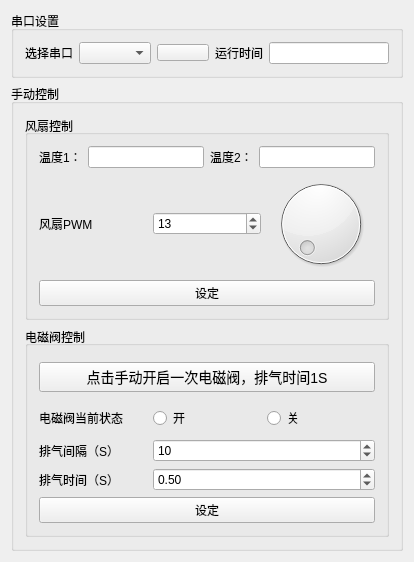
<?xml version="1.0" encoding="UTF-8"?>
<ui version="4.0">
 <class>MainWindow</class>
 <widget class="QMainWindow" name="MainWindow">
  <property name="geometry">
   <rect>
    <x>0</x>
    <y>0</y>
    <width>407</width>
    <height>481</height>
   </rect>
  </property>
  <property name="windowTitle">
   <string>MainWindow</string>
  </property>
  <property name="windowIcon">
   <iconset resource="image.qrc">
    <normaloff>:/img/Logo.png</normaloff>:/img/Logo.png</iconset>
  </property>
  <widget class="QWidget" name="centralWidget">
   <layout class="QGridLayout" name="gridLayout" columnstretch="0,0">
    <item row="2" column="0" colspan="2">
     <widget class="QGroupBox" name="GroupBoxSeries">
      <property name="title">
       <string>串口设置</string>
      </property>
      <property name="flat">
       <bool>false</bool>
      </property>
      <layout class="QGridLayout" name="gridLayout_4">
       <item row="0" column="2">
        <widget class="QLabel" name="label_26">
         <property name="text">
          <string>运行时间</string>
         </property>
        </widget>
       </item>
       <item row="0" column="0">
        <layout class="QHBoxLayout" name="horizontalLayout_4">
         <item>
          <widget class="QLabel" name="label_3">
           <property name="text">
            <string>选择串口</string>
           </property>
          </widget>
         </item>
         <item>
          <widget class="QComboBox" name="comboBoxSerial"/>
         </item>
         <item>
          <widget class="QPushButton" name="pushButtonSerial">
           <property name="minimumSize">
            <size>
             <width>52</width>
             <height>17</height>
            </size>
           </property>
           <property name="maximumSize">
            <size>
             <width>52</width>
             <height>17</height>
            </size>
           </property>
           <property name="styleSheet">
            <string notr="true">QPushButton
{
border-image: url(:/img/btncheckoff2.png);
}
QPushButton::checked
{
border-image: url(:/img/btncheckon2.png);
}
QPushButton::unchecked
{
border-image: url(:/img/btncheckoff2.png);
}</string>
           </property>
           <property name="text">
            <string/>
           </property>
           <property name="iconSize">
            <size>
             <width>87</width>
             <height>28</height>
            </size>
           </property>
          </widget>
         </item>
        </layout>
       </item>
       <item row="0" column="1">
        <spacer name="horizontalSpacer_3">
         <property name="orientation">
          <enum>Qt::Horizontal</enum>
         </property>
         <property name="sizeHint" stdset="0">
          <size>
           <width>40</width>
           <height>20</height>
          </size>
         </property>
        </spacer>
       </item>
       <item row="0" column="3">
        <widget class="QLineEdit" name="timeCount">
         <property name="minimumSize">
          <size>
           <width>120</width>
           <height>20</height>
          </size>
         </property>
        </widget>
       </item>
      </layout>
     </widget>
    </item>
    <item row="3" column="0" colspan="2">
     <widget class="QGroupBox" name="gridGroupBox">
      <property name="title">
       <string>手动控制</string>
      </property>
      <property name="flat">
       <bool>false</bool>
      </property>
      <layout class="QGridLayout" name="gridLayout_9">
       <item row="0" column="0">
        <widget class="QGroupBox" name="GroupBoxFan2">
         <property name="title">
          <string>风扇控制</string>
         </property>
         <property name="alignment">
          <set>Qt::AlignLeading|Qt::AlignLeft|Qt::AlignVCenter</set>
         </property>
         <property name="flat">
          <bool>false</bool>
         </property>
         <layout class="QGridLayout" name="gridLayout_13">
          <item row="5" column="0">
           <layout class="QHBoxLayout" name="horizontalLayout_14">
            <item>
             <widget class="QLabel" name="label_23">
              <property name="text">
               <string>风扇PWM</string>
              </property>
             </widget>
            </item>
            <item>
             <widget class="QSpinBox" name="spinBoxPWM">
              <property name="value">
               <number>13</number>
              </property>
             </widget>
            </item>
            <item>
             <widget class="QDial" name="dialPWM">
              <property name="minimumSize">
               <size>
                <width>100</width>
                <height>100</height>
               </size>
              </property>
              <property name="focusPolicy">
               <enum>Qt::ClickFocus</enum>
              </property>
              <property name="contextMenuPolicy">
               <enum>Qt::CustomContextMenu</enum>
              </property>
              <property name="orientation">
               <enum>Qt::Horizontal</enum>
              </property>
             </widget>
            </item>
           </layout>
          </item>
          <item row="6" column="0">
           <widget class="QPushButton" name="pushButtonSetPWM">
            <property name="text">
             <string>设定</string>
            </property>
           </widget>
          </item>
          <item row="0" column="0">
           <layout class="QHBoxLayout" name="horizontalLayout_3">
            <item>
             <widget class="QLabel" name="label_5">
              <property name="text">
               <string>温度1：</string>
              </property>
             </widget>
            </item>
            <item>
             <widget class="QLineEdit" name="lineEditT1"/>
            </item>
            <item>
             <widget class="QLabel" name="label_6">
              <property name="text">
               <string>温度2：</string>
              </property>
             </widget>
            </item>
            <item>
             <widget class="QLineEdit" name="lineEditT2"/>
            </item>
           </layout>
          </item>
         </layout>
        </widget>
       </item>
       <item row="1" column="0">
        <widget class="QGroupBox" name="gridGroupBox">
         <property name="title">
          <string>电磁阀控制</string>
         </property>
         <property name="alignment">
          <set>Qt::AlignLeading|Qt::AlignLeft|Qt::AlignVCenter</set>
         </property>
         <property name="flat">
          <bool>false</bool>
         </property>
         <layout class="QGridLayout" name="gridLayout_2">
          <item row="6" column="0">
           <widget class="QLabel" name="label_4">
            <property name="text">
             <string>排气时间（S）</string>
            </property>
           </widget>
          </item>
          <item row="6" column="1" colspan="2">
           <widget class="QDoubleSpinBox" name="doubleSpinBoxValveTime">
            <property name="maximum">
             <double>3.000000000000000</double>
            </property>
            <property name="singleStep">
             <double>0.100000000000000</double>
            </property>
            <property name="value">
             <double>0.500000000000000</double>
            </property>
           </widget>
          </item>
          <item row="5" column="0">
           <widget class="QLabel" name="label_2">
            <property name="text">
             <string>排气间隔（S）</string>
            </property>
           </widget>
          </item>
          <item row="5" column="1" colspan="2">
           <widget class="QSpinBox" name="spinBoxValveIntervals">
            <property name="minimum">
             <number>1</number>
            </property>
            <property name="maximum">
             <number>60</number>
            </property>
            <property name="value">
             <number>10</number>
            </property>
           </widget>
          </item>
          <item row="1" column="0" colspan="3">
           <layout class="QHBoxLayout" name="horizontalLayout">
            <property name="topMargin">
             <number>3</number>
            </property>
            <property name="bottomMargin">
             <number>3</number>
            </property>
            <item>
             <widget class="QLabel" name="label">
              <property name="text">
               <string>电磁阀当前状态</string>
              </property>
             </widget>
            </item>
            <item>
             <widget class="QRadioButton" name="radioButtonValveOpen">
              <property name="text">
               <string>开</string>
              </property>
             </widget>
            </item>
            <item>
             <widget class="QRadioButton" name="radioButtonValveClose">
              <property name="text">
               <string>关</string>
              </property>
             </widget>
            </item>
           </layout>
          </item>
          <item row="0" column="0" colspan="3">
           <layout class="QHBoxLayout" name="horizontalLayout_2">
            <property name="topMargin">
             <number>5</number>
            </property>
            <property name="bottomMargin">
             <number>5</number>
            </property>
            <item>
             <widget class="QPushButton" name="pushButtonHandOn">
              <property name="styleSheet">
               <string notr="true">QPushButton {
    font-size: 14px;
}
QPushButton:hover{
	color: red;
}
//按钮禁止时的样式
QPushButton:disabled{
	color: blue;
	border-color: brown;
    background-color: aqua;
}</string>
              </property>
              <property name="text">
               <string>点击手动开启一次电磁阀，排气时间1S</string>
              </property>
             </widget>
            </item>
           </layout>
          </item>
          <item row="7" column="0" colspan="3">
           <widget class="QPushButton" name="pushButtonSetValve">
            <property name="text">
             <string>设定</string>
            </property>
           </widget>
          </item>
         </layout>
        </widget>
       </item>
      </layout>
     </widget>
    </item>
   </layout>
  </widget>
 </widget>
 <layoutdefault spacing="6" margin="11"/>
 <resources>
  <include location="image.qrc"/>
 </resources>
 <connections/>
</ui>
